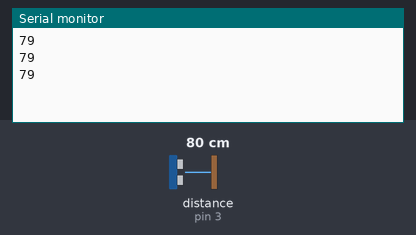
A sketch run on a simulated Arduino Uno, built with avr-gcc and run on an emulated ATmega328P. Parts: the last lines printed to the serial monitor. Wiring (inferred from the names in the program): ultrasonic range finder: trigger pin 2; echo pin 3. The test bench sets the inputs (shaded band); at power-on: distance to the obstacle (sensor on pin 3) 80 cm. The echo pulse lasts 58.3 µs per cm.

Above: at 1.3 s.
1.4 s: distance to the obstacle (sensor on pin 3) set to 2 cm
At 1.9 s:
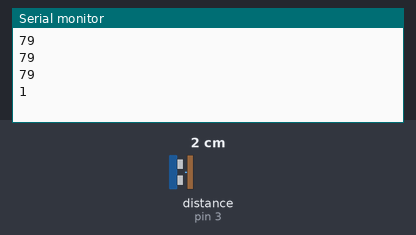
2.9 s: distance to the obstacle (sensor on pin 3) set to 4 cm
At 3.3 s:
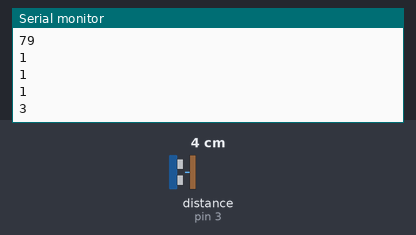
Timing chart, 0 to 5.9 s (numbered marks = the images above; inputs shaded):
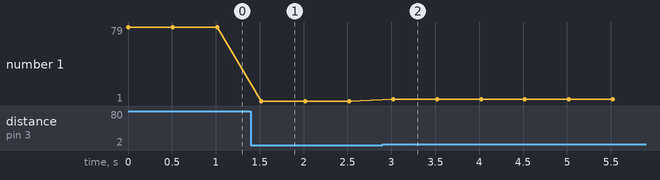

The sketch:

UltrasonicCode.ino
```cpp
int trig = 2;
int echo = 3;

int zaman;
int mesafe;
void setup()
{
  Serial.begin(9600);
  pinMode(2, OUTPUT);
  pinMode(3, INPUT);

}

void loop()
{
 	int MS = Mesafe(trig, echo);
  	Serial.println(MS);
    delay(500);

}

int Mesafe(int trigPin, int echoPin){
 digitalWrite(trigPin, LOW);
  delayMicroseconds(5);
  digitalWrite(trigPin, HIGH);
  delayMicroseconds(10);
  digitalWrite(trigPin, LOW);
  zaman = pulseIn(echoPin, HIGH);
  mesafe= (zaman /29.1)/2;

  return mesafe;
}
```

Measured:
- after the input at 1.4 s, the serial monitor: prints a new line after 0.12 s (image 1)
- after the input at 2.9 s, the serial monitor: prints a new line after 0.12 s (image 2)
- plotted number 1: 79 → 1 after the input at 1.4 s, 1 → 3 after the input at 2.9 s
